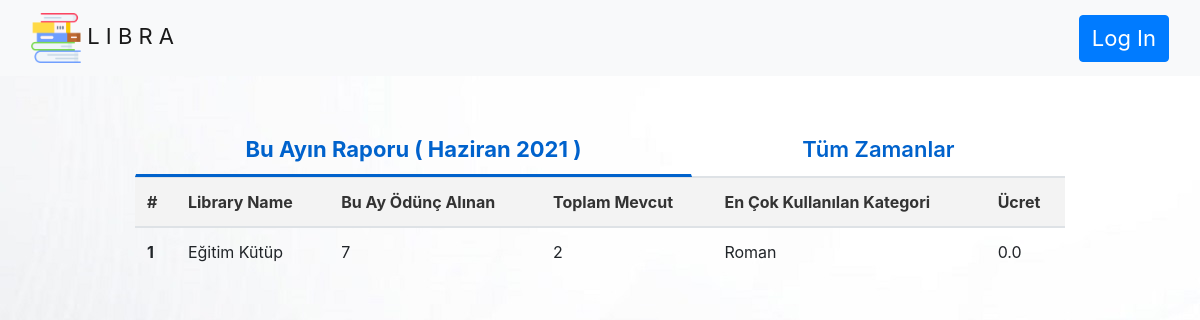
The page /report/ on the database its author committed.
### sources/models.py (models this page shows, shortened)
class Library(models.Model):
    library_name = models.CharField(max_length=100)
    phone = models.CharField(max_length=15,null=True)
    adress = models.TextField()

class Types(models.Model):
    main_source = models.ForeignKey(SourceType,on_delete=models.CASCADE)
    types = models.CharField(max_length=25)

### report/views.py (the view)
# urls.py: path('',views.ReportView,name='report'),
def ReportView(request):
    kutup_list = get_report_models()
    all_kutup_list = get_report_models(all_times=True)
    return render(request, "report.html",{"kutups":kutup_list,"all_kutups":all_kutup_list})

### templates/report.html (shortened to what this page needs)
{% extends 'base.html' %}
{% load static %}
{% block css %}
<link rel="stylesheet" href="{% static 'receipt.css' %}">
{% endblock %}
{% block body %}
    <section id="tabs" class="project-tab">
            <div class="container">
                <div class="row">
                    <div class="col-md-12">
                        <nav>
                            <div class="nav nav-tabs nav-fill" id="nav-tab" role="tablist">
                                <a class="nav-item nav-link active" id="nav-home-tab" data-toggle="tab" href="#nav-aylik" role="tab" aria-controls="nav-home" aria-selected="true">Bu Ayın Raporu ( {% now " F Y " %} ) </a>
                                <a class="nav-item nav-link" id="nav-profile-tab" data-toggle="tab" href="#nav-all" role="tab" aria-controls="nav-profile" aria-selected="false">Tüm Zamanlar</a>
                            </div>
                        </nav>
                        <div class="tab-content" id="nav-tabContent">
                            <div class="tab-pane fade show active" id="nav-aylik" role="tabpanel" aria-labelledby="nav-home-tab">
                                {% include 'report_detail.html' %}
                            </div>
                        </div>
                    </div>
                </div>
            </div>
        </section>
{% endblock %}

### templates/report_detail.html
{% load static %}
  <table class="table table-hover">
  <thead>
    <tr>
      <th scope="col">#</th>
      <th scope="col">Library Name</th>
      <th scope="col">Bu Ay Ödünç Alınan</th>
      <th scope="col">Toplam Mevcut</th>
         <th scope="col">En Çok Kullanılan Kategori</th>
        <th scope="col">Ücret</th>
    </tr>
  </thead>
  <tbody>
  {% for row in kutups  %}
    <tr>
      <th scope="row">{{ forloop.counter }}</th>
      <td>{{ row.kutuphane.library_name }}</td>
      <td>{{ row.tum_kitaplar }}</td>
      <td>{{ row.emanetler }}</td>
      <td>{{ row.max_category.types }}</td>
    <td>{{ row.price }}</td>
    </tr>
{% endfor %}
  </tbody>
</table>

### static/base.css (style rules this page uses)
a { font-size: 22px !important; }

### static/receipt.css (style rules this page uses)
.project-tab { padding: 10%; margin-top: -8%; }
.project-tab #tabs .nav-tabs .nav-item.show .nav-link, .nav-tabs .nav-link.active { color: #0062cc; background-color: transparent; border-color: transparent transparent #f3f3f3; border-bottom: 3px solid !important; font-size: 16px; font-weight: bold; }
.project-tab .nav-link { border: 1px solid transparent; border-top-left-radius: .25rem; border-top-right-radius: .25rem; color: #0062cc; font-size: 16px; font-weight: 600; }
.project-tab thead { background: #f3f3f3; color: #333; }
.project-tab a { text-decoration: none; color: #333; font-weight: 600; }

### rows shown on the page
Library: kutuphane.library_name "Eğitim Kütüp", tum_kitaplar "7", emanetler "2", max_category.types "Roman", price "0.0"
